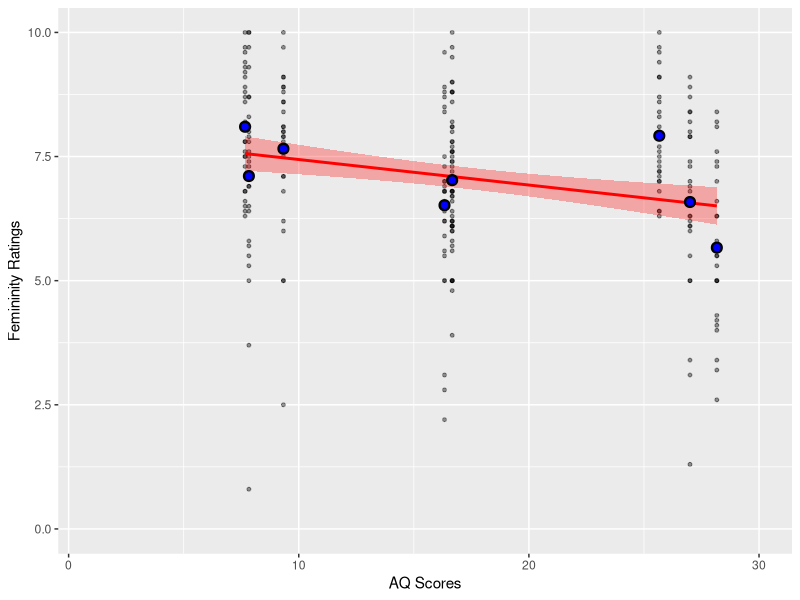
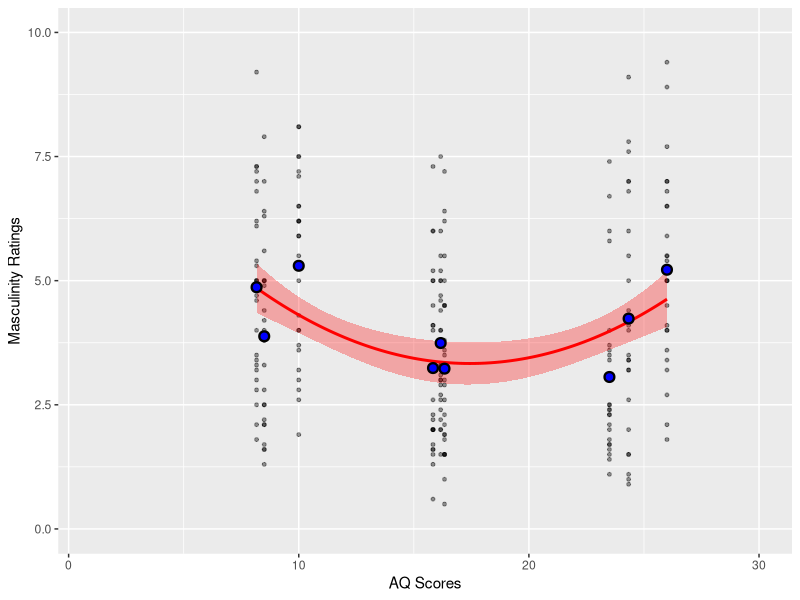
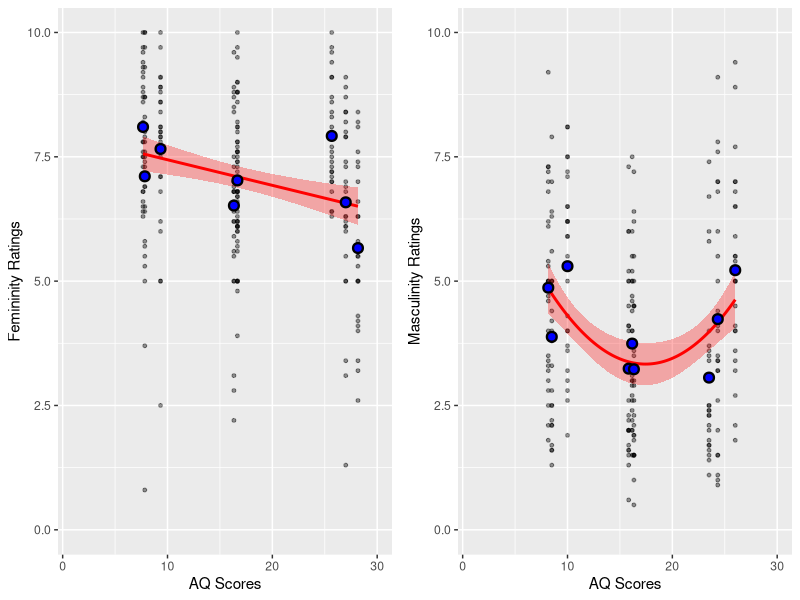
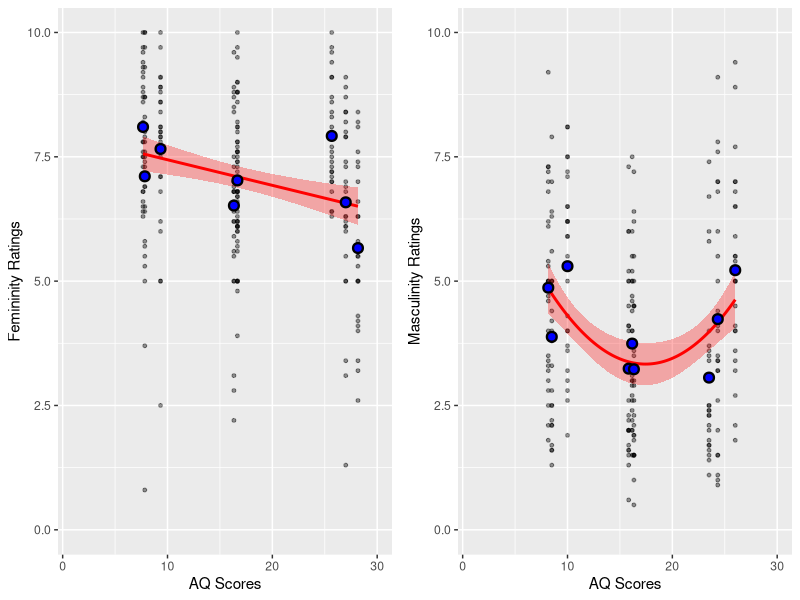

Generate these figures, in order, with R:
## ---- chunk 1
library(tidyverse)
library(dplyr)
library(lmerTest)
library(ggplot2)
library(psych)
## ---- chunk 2
## LAQ = 1, MAQ = 2, HAQ = 3

## import data for male composite faces
dataMcom <- read_csv(here::here("Data","e2_masRatings.csv")) 

## import data for female composite faces
dataFcom <- read_csv(here::here("Data","e2_femRatings.csv")) 
## ---- chunk 3
## item-rest correlation analyses to identify raters with inconsistent ratings using r < .20 as cut-off. 

femcom <- select(dataFcom, 4:39)
alpha(femcom)

# 10 raters with item-rest correlation <.20 to be removed.
dataFcom <- select(dataFcom, c(1:3,4:10,13:18,21,24,26:30,33:38))


mascom <- select(dataMcom, 4:39)
alpha(mascom)

# 11 raters with item-rest correlation <.20 to be removed. 
dataMcom <- select(dataMcom, c(1:3,4:13,16:17,19,21,24:28,30,33,35,37:39))

## ---- chunk 4
## convert data frame into long format for LME

dataFcom_long <- gather(dataFcom, "RaterID", "femRating", 4:29)
dataMcom_long <- gather(dataMcom, "RaterID", "masRating", 4:28)

## post-removal reliability analyses

dataFcom1 <- select(dataFcom, -1:-3)
alpha(dataFcom1)
ICC(dataFcom1) # reported ICC2k

dataMcom1 <- select(dataMcom, -1:-3)
alpha(dataMcom1)
ICC(dataMcom1) #reported ICC2k

## ---- chunk 5
## female stimuli
## AQ as predictor and femininity ratings as outcome

# LME: random intercept only (linear AQ term)
femcom_lme1 <- lmer(femRating ~ meanAQscore + (1|RaterID), REML = FALSE, data = dataFcom_long)
summary(femcom_lme1)

## male stimuli
## AQ as predictor and femininity ratings as outcome

# LME: random intercept only (linear AQ term)
mascom_lme1 <- lmer(masRating ~ meanAQscore + (1|RaterID), REML = FALSE, data = dataMcom_long)
summary(mascom_lme1)

# LME: random intercept only (linear + quadratic AQ term)
dataMcom_long$aqScoreSq <- (dataMcom_long$meanAQscore)^2 # create squared AQ

mascom_lme2 <- lmer(masRating ~ meanAQscore + aqScoreSq + (1|RaterID), REML = FALSE, data = dataMcom_long)
summary(mascom_lme2)

## ---- chunk 6
## Figure 4 left panel (femininty ratings)
femcomplot <- ggplot(data = dataFcom_long, aes(x = meanAQscore, y = femRating)) + 
  geom_point(aes(group = RaterID), size = 1, alpha = 0.4) +
  geom_smooth(method = "lm", size = 1, colour = 'red', fill = 'red', alpha = 0.3) +
  stat_summary(fun.y = mean, geom="point", shape = 21, size = 2.5, stroke = 1.2, colour = 'black', fill = 'blue') + 
  labs(x = "AQ Scores", y = "Femininity Ratings") +
  ylim(0,10) +
  xlim(1,30)

print(femcomplot)

## Figure 4 right panel (masculinity ratings)
masccomplot <- ggplot(data = dataMcom_long, aes(x = meanAQscore, y = masRating)) + 
  geom_point(aes(group = RaterID), size = 1, alpha = 0.4) +
  stat_smooth(method = "lm", formula = y ~ x + I(x^2), size = 1, colour = 'red', fill = 'red', alpha = 0.3) +
  stat_summary(fun.y = mean, geom="point", shape = 21, size = 2.5, stroke = 1.2, colour = 'black', fill = 'blue') + 
  labs(x = "AQ Scores", y = "Masculinity Ratings") +
  ylim(0,10) +
  xlim(1,30)

print(masccomplot)

fig4 <- ggpubr::ggarrange(femcomplot, masccomplot)
print(fig4)

## Save Figure 4
ggsave("Fig4.jpeg", 
       fig4, 
       dpi = 800,
       units = "in",
       width = 6.57,
       height = 3.67)
